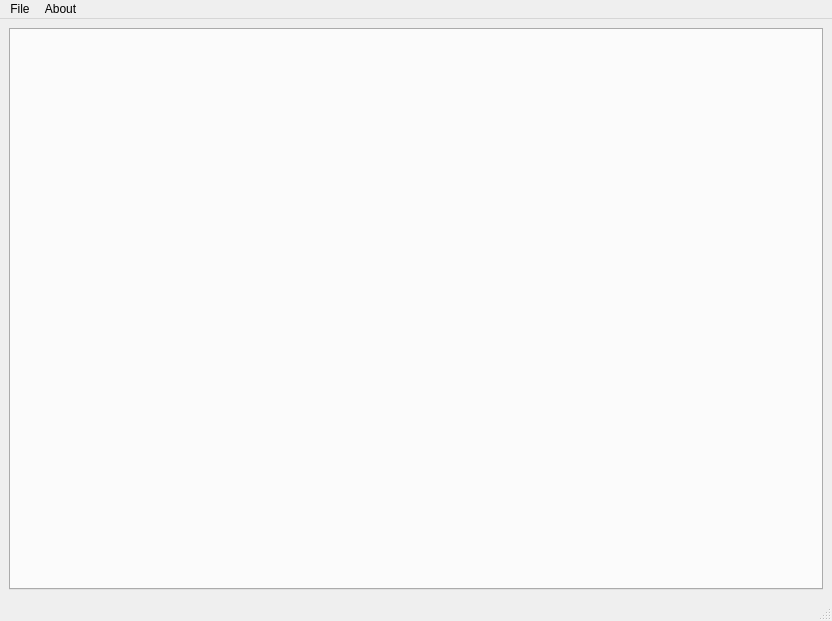
<?xml version="1.0" encoding="UTF-8"?>
<ui version="4.0">
 <class>MainWindow</class>
 <widget class="QMainWindow" name="MainWindow">
  <property name="geometry">
   <rect>
    <x>0</x>
    <y>0</y>
    <width>832</width>
    <height>621</height>
   </rect>
  </property>
  <property name="windowTitle">
   <string>MainWindow</string>
  </property>
  <widget class="QWidget" name="centralwidget">
   <layout class="QVBoxLayout" name="verticalLayout">
    <item>
     <widget class="QTabWidget" name="tabWidget">
      <property name="currentIndex">
       <number>-1</number>
      </property>
     </widget>
    </item>
   </layout>
  </widget>
  <widget class="QMenuBar" name="menubar">
   <property name="geometry">
    <rect>
     <x>0</x>
     <y>0</y>
     <width>832</width>
     <height>22</height>
    </rect>
   </property>
   <widget class="QMenu" name="menuFile">
    <property name="title">
     <string>File</string>
    </property>
    <addaction name="actionSave"/>
    <addaction name="actionLoad"/>
    <addaction name="separator"/>
    <addaction name="actionExit_2"/>
   </widget>
   <widget class="QMenu" name="menuAbout">
    <property name="title">
     <string>About</string>
    </property>
   </widget>
   <addaction name="menuFile"/>
   <addaction name="menuAbout"/>
  </widget>
  <widget class="QStatusBar" name="statusbar"/>
  <action name="actionSave">
   <property name="text">
    <string>Save</string>
   </property>
  </action>
  <action name="actionLoad">
   <property name="text">
    <string>Load</string>
   </property>
  </action>
  <action name="actionExit">
   <property name="text">
    <string>Exit</string>
   </property>
  </action>
  <action name="actionExit_2">
   <property name="text">
    <string>Exit</string>
   </property>
  </action>
 </widget>
 <resources/>
 <connections/>
</ui>
